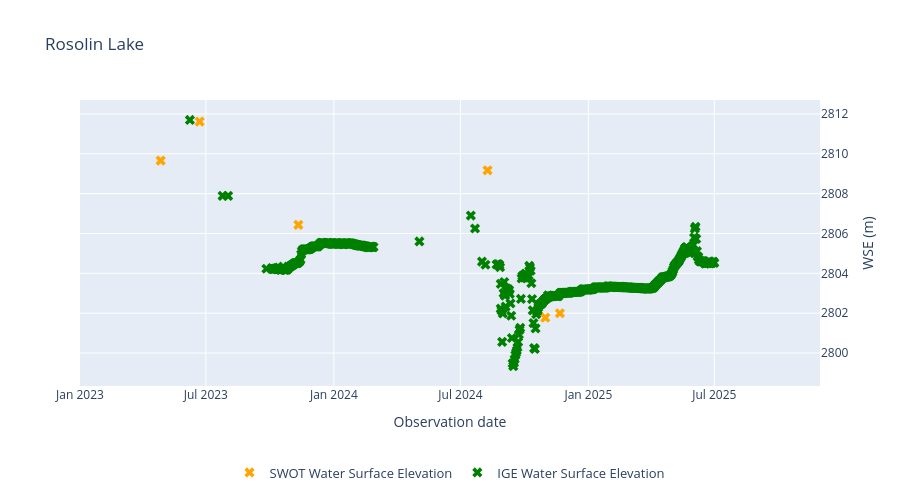

Source (notebook cell):
### Code cell
import plotly.graph_objects as go

# Create base figure
fig = go.Figure()

# --- Second y-axis (WSE SWOT) ---
fig.add_trace(
    go.Scatter(
        x=wse_by_day.index,
        y=wse_by_day,
        mode="markers",
        marker_symbol="x",
        marker_size=9,
        marker_color="orange",
        name="SWOT Water Surface Elevation",
        yaxis="y"
    )
)

# --- Second y-axis (WSE FOEN) ---
fig.add_trace(
    go.Scatter(
        x=data_IGE.data.index,
        y=data_IGE.data["NiveauLac_m"],
        mode="markers",
        marker_symbol="x",
        marker_size=9,
        marker_color="green",
        name="IGE Water Surface Elevation",
        yaxis="y"
    )
)

# --- Layout ---
fig.update_layout(
    title="Rosolin Lake",
    width=900,
    height=500,

    # Axes
    xaxis=dict(
        title="Observation date",
        range=[pd.Timestamp("2023-01-01"), pd.Timestamp("2025-11-30")]
    ),
    yaxis=dict(
        title="WSE (m)",
        overlaying="y",
        side="right",
    ),

    # Legend centered at bottom
    legend=dict(
        orientation="h",
        y=-0.25,
        x=0.5,
        xanchor="center",
        yanchor="top",
        font=dict(size=13)
    ),
    margin=dict(b=100)
)

# Save figure
fig.show()

### Figure 1 — Plotly figure (JSON) as saved in the notebook; plotly's stock layout.template omitted (floating-point values rounded to 4 significant figures; data arrays with more than 128 entries replaced by an {"elided": "..."} marker saying what was removed)
{"data": [{"marker": {"color": "orange", "size": 9, "symbol": "x"}, "mode": "markers", "name": "SWOT Water Surface Elevation", "x": ["2023-04-27", "2023-06-22", "2023-11-11", "2024-08-09", "2024-10-31", "2024-11-21"], "y": [2810.0, 2812.0, 2806.0, 2809.0, 2802.0, 2802.0], "yaxis": "y", "type": "scatter"}, {"marker": {"color": "green", "size": 9, "symbol": "x"}, "mode": "markers", "name": "IGE Water Surface Elevation", "x": {"elided": "654 str values"}, "y": {"elided": "654 float values"}, "yaxis": "y", "type": "scatter"}], "layout": {"xaxis": {"title": {"text": "Observation date"}, "range": ["2023-01-01T00:00:00", "2025-11-30T00:00:00"]}, "yaxis": {"title": {"text": "WSE (m)"}, "overlaying": "y", "side": "right"}, "legend": {"font": {"size": 13}, "orientation": "h", "y": -0.25, "x": 0.5, "xanchor": "center", "yanchor": "top"}, "margin": {"b": 100}, "title": {"text": "Rosolin Lake"}, "width": 900, "height": 500}}
